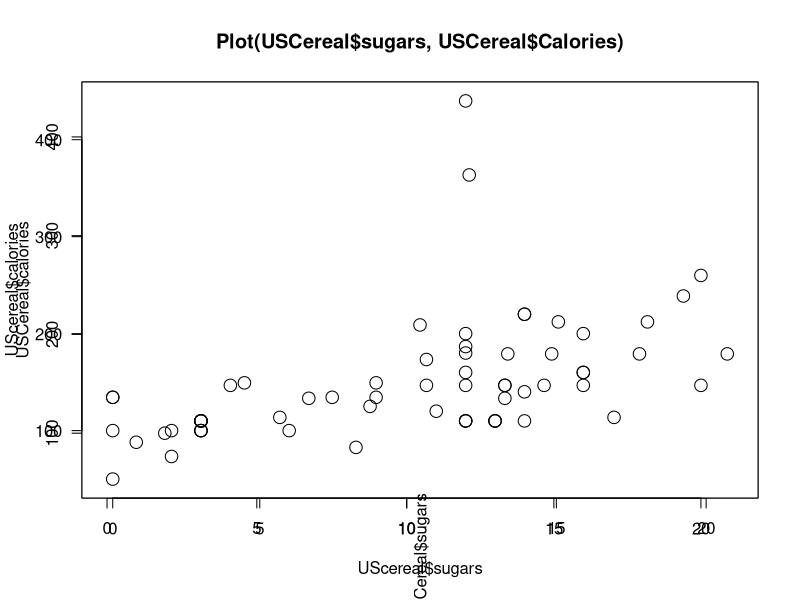

Generate this figure with R:
## ---- chunk 1
knitr::opts_chunk$set(echo = TRUE)
## ---- chunk 2
library(MASS)
plot(UScereal$sugars, UScereal$calories)
title("Plot(USCereal$sugars, USCereal$Calories)")
## ---- chunk 3
#Get the data and load the grid package
library(MASS)
x <- UScereal$sugars
y <- UScereal$calories
library(grid)

#Grid code to generate the plot
pushViewport(plotViewport())
pushViewport(dataViewport(x, y))
grid.rect()
grid.xaxis()
grid.yaxis()
grid.points(x, y)
grid.text("USCereal$calories", x = unit(-3, "lines"), rot = 90)
grid.text("USCereal$sugars", y = unit(-3, "lines"), rot = 90)
popViewport(2)
